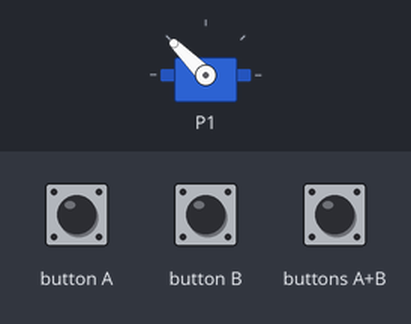
This program was run on a simulated BBC micro:bit (MakeCode). Parts: servo. The inputs (shaded band) are chosen by the test bench.

Above: at 1.2 s.
1.3 s: button A pressed for 0.15 s
At 1.7 s:
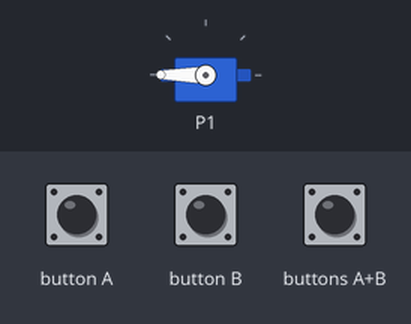
3.5 s: button B pressed for 0.15 s
At 3.82 s:
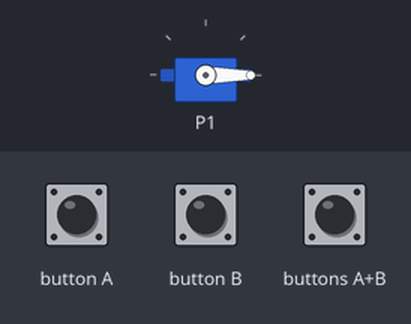
5.5 s: buttons A+B pressed for 0.15 s
At 5.82 s:
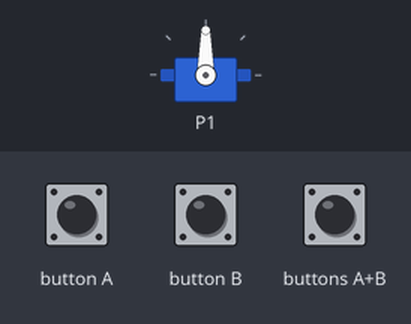
Timing chart, 0 to 8.5 s (numbered marks = the images above; inputs shaded):
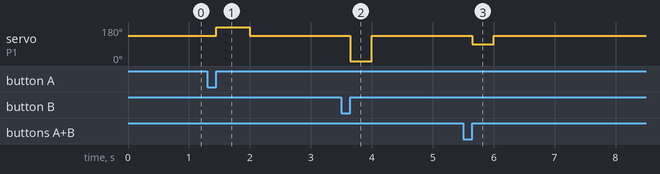

Measured:
- after the input at 1.3 s, servo on P1: 135° → 180° after 0.15 s, → 135° 0.55 s later
- after the input at 3.5 s, servo on P1: 135° → 0° after 0.15 s, → 135° 0.35 s later
- after the input at 5.5 s, servo on P1: 135° → 90° after 0.15 s, → 135° 0.35 s later

The program:

main.ts
```typescript
input.onButtonPressed(Button.A, function () {
    servos.P1.setAngle(180)
})
input.onButtonPressed(Button.AB, function () {
    servos.P1.setPulse(1500)
})
input.onButtonPressed(Button.B, function () {
    servos.P1.setAngle(0)
})
pins.digitalWritePin(DigitalPin.P1, 0)
loops.everyInterval(1000, function () {
    servos.P1.run(50)
})
```

test.ts
```typescript
// aquí va el archivo "tests"; esto no se compilará cuando este paquete se utilice como una extensión.
```
